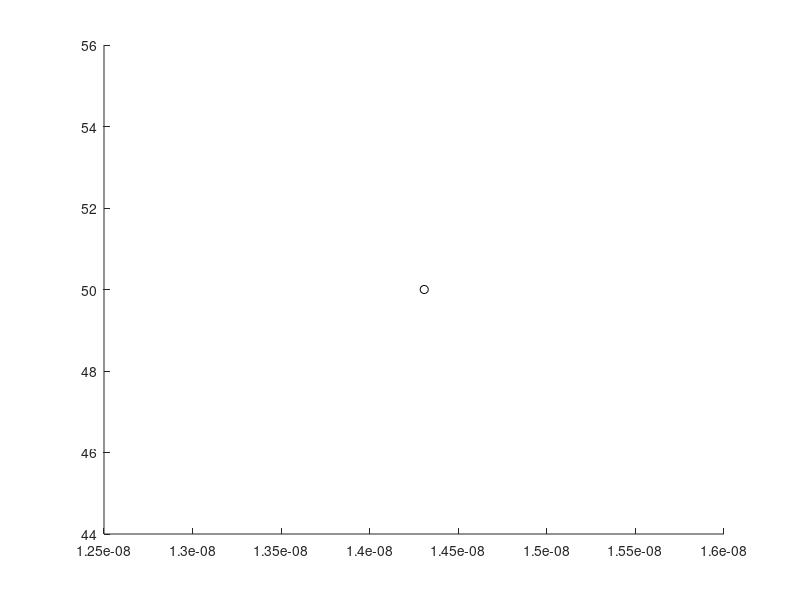

Here is the MATLAB script that generated this plot:


function Main
clc;
clear;
fid = fopen('fig1b.txt','w');

n1 = 1;
n2 = 33; % unit cells's number is 16, why here is 33? why not 32? 
f1 = 1;
f2 = 50;
nf = 500;
fstep = (f2-f1)/nf;

% thickness remain the same?
dlayer(1) = 16 % 1 unit cell include 2 layers
for i = 1:1:16
    dlayer(2*i) = 4 ;
    dlayer(2*i+1) = 16 ;
end

%
for iw = 1:1:nf
    f = f1+fstep*iw;
    omega = 2*f*pi;

%materials' EM properties    
    epsilon(1) = 1;
    fmu(1) = 1;
    for i = 1:1:16
        epsilon(2*i) =  -8;
        epsilon(2*i+1) = 1;
        fmu(2*i) = -2;
        fmu(2*i+1) = 1;
    end
   
    Q = [1,0;0,1];
    
    for l=n1:1:n2-1
        [transfer] = transmtx(omega,epsilon,fmu,l);
        eps = sqrt(epsilon(l+1)) * sqrt(fmu(l+1));%can get -4 correctly, but why l+1?
        dd0 = dlayer(l+1);
        [p] = prop(fmu,omega,eps,l,dd0);%propagation matrix
        Q = Q*transfer*p;  
    end
    
     s11 = -Q(2,1)/Q(2,2);
     s21 = Q(1,1)-Q(1,2)*Q(2,1)/Q(2,2);
     t = abs(s21);% why abs?
     r = abs(s11);

s=' ';
fprintf(fid,'%f',t^2)% square means Transmittance of energy.
fprintf(fid,'%c',s)
fprintf(fid,'%f\n',f)

%draw pictures
scatter(t^2,f,'k')%why can't I draw? but I can draw the data with ORIGIN. 

end
end

function [transfer] = transmtx(omega,epsilon,fmu,l)

ckl1 = -sqrt(epsilon(l+1)/fmu(l+1));
ckl2 = -sqrt(epsilon(l)/fmu(l));
[transfer] = [ 0.50 * (1.0 + ckl2/ckl1),0.50 * (1.0 - ckl2/ckl1);0.50 * (1.0 - ckl2/ckl1), 0.50 * (1.0 + ckl2/ckl1)];
end

function [p] = prop(fmu,omega,eps,l,dd0)

% what if let c be 299.8? then f's unit will be MHz
c=299.8;
ckl = eps*omega/c; % wave number
ckl = ckl*dd0;
[p] = [exp(i*ckl),0;0,exp(-i*ckl)];
end



